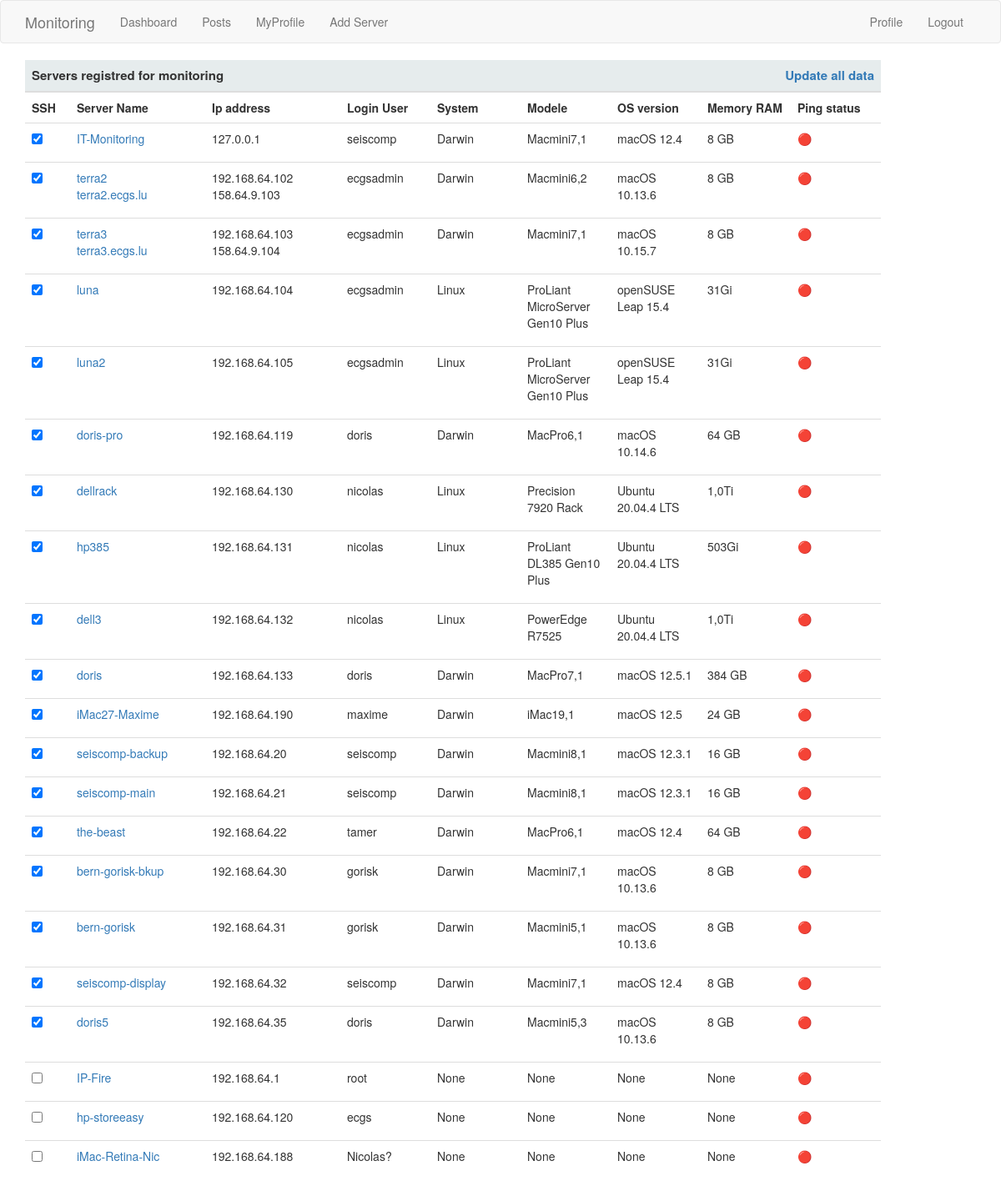
Page /dashboard (signed in) on the earlier database version.
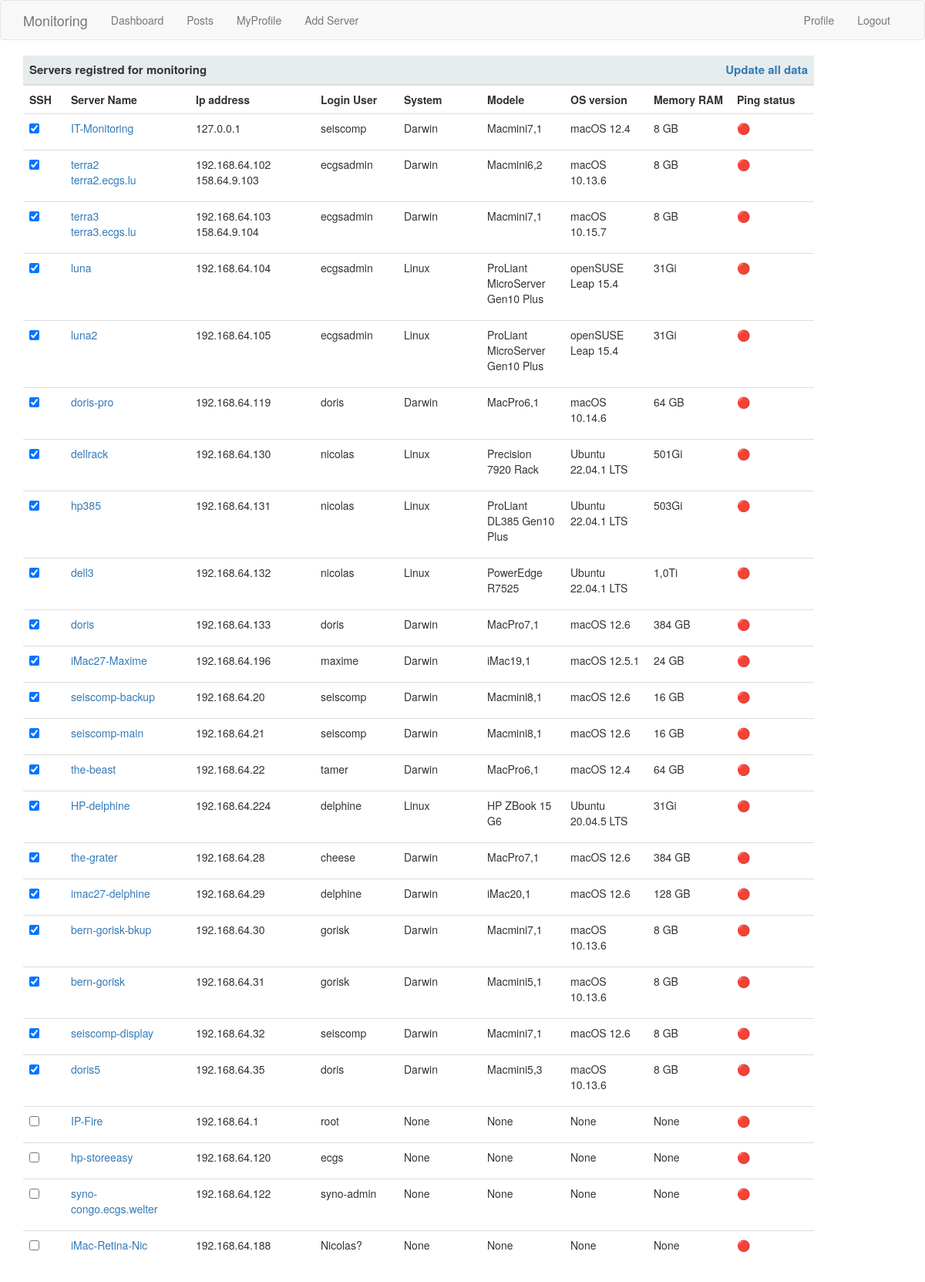
Same page on the later database version.
### webapp/models.py (models this page shows, shortened)
class Server(db.Model):
    id = db.Column(db.Integer, primary_key=True)
    address = db.Column(db.String(15), index=True, unique=True)
    name = db.Column(db.String(30), index=True)
    user = db.Column(db.String(15), index=True)
    about_me = db.Column(db.String(300))
    public_address = db.Column(db.String(15), index=True)
    public_name = db.Column(db.String(30), index=True)
    public_server = db.Column(db.Boolean, default=False, index=True)
    os = db.Column(db.String(30), index=True)
    raminfo = db.Column(db.String(30), index=True)
    modele = db.Column(db.String(30), index=True)
    cpuinfo = db.Column(db.String(30), index=True)
    system_type = db.Column(db.String(30), index=True)
    ssh_connection = db.Column(db.Boolean, default=False, index=True)
    mount_volumes = db.Column(db.Boolean, default=False, index=True)
    internal_volumes = db.Column(db.String(300), default='', index=True)
    mandatory_volumes = db.Column(db.String(300), default='', index=True)
    def deco_test_ssh(function):
        def test_ssh(self):
            if self.ping_ip():
                test = subprocess.Popen(f"ssh -o StrictHostKeyChecking=no -o PasswordAuthentication=No -l {self.user} {self.address} {'exit'}", shell=True, stdout=subprocess.PIPE, stderr=subprocess.PIPE).communicate()
                test = test[0].decode('ascii')
                if re.search('denied', str(test)):
                    return False
                else:
                    return function(self)
            else:
                return False
        return test_ssh
    def deco_unix_like(function):
        def unix_like(self):
            self.get_sysinfo()
            if (re.search('Darwin', self.system_type)) or (re.search('Linux', self.system_type)):
                return function(self)
            else:
                return False
        return unix_like
    def ping_ip(self):
        response = os.system("ping -c 1 -t 2 " + self.address)
        if response == 0:
            return True
        else:
            return False

### webapp/routes.py (the view)
@app.route('/dashboard', methods=['GET', 'POST'])
@login_required
def dashboard():
    servers = Server.query.order_by(Server.ssh_connection.desc(), Server.address).all()
    return render_template('dashboard.html', title='Dashboard', data=servers)

### webapp/models.py (called while the page is built)
@login.user_loader
def load_user(id):
    return User.query.get(int(id))

### webapp/routes.py (called while the page is built)
@app.before_request
def before_request():
    if current_user.is_authenticated:
        current_user.last_seen = datetime.utcnow()
        db.session.commit()

### webapp/templates/dashboard.html
{% extends "base.html" %}
{% block content %}
<div class="container">
        <table style="width:90%" class="table table-hover title">
                <col style="width:5%">
                <col style="width:15%">
                <col style="width:15%">
                <col style="width:10%">
                <col style="width:10%">
                <col style="width:10%">
                <col style="width:10%">
                <col style="width:10%">
                <col style="width:10%">
                <thead>
                        <tr>
                                <th colspan="9">Servers registred for monitoring
                                <a  class="align-right" href="{{ url_for('update_all_server') }}" onclick="return confirm('Do you want to update all servers ? It will take a moment!');">Update all data</a>
                                </th>
                        </tr>
                </thead>
                <tbody>
                        <tr>
                                    <th>SSH</th>
                                    <th>Server Name</th>
                                    <th>Ip address</th>
                                    <th>Login User</th>
                                    <th>System</th>
                                    <th>Modele</th>
                                    <th>OS version</th>
                                    <th>Memory RAM</th>
                                    <th>Ping status</th>
                        </tr>
                        {% for server in data %}
                                {% if server.ssh_connection %}{% set status_ssh = 'checked' %}{% else %}{% set status_ssh = 'unchecked' %}{% endif %}
                                {% set ssh_toggle = False %}
                                <tr>
                                        <td><input type="checkbox" name="ssh" {{ status_ssh }} onclick="window.location.href='{{ url_for('toggle_ssh', server=server.name) }}';">
                                        <td><p><a  href="{{ url_for('server', server=server.name) }}">{{ server.name }} {% if server.public_server %} <br>{{ server.public_name }}   {% endif %}</a></p></td>
                                        <td><p> {{ server.address }} {% if server.public_server %}  <br>{{ server.public_address }} {% endif %}</p></td>
                                        <td><p> {{ server.user }} </p></td>
                                        <td><p> {{ server.system_type }}</p></td>
                                        <td><p> {{ server.modele }}</p></td>
                                        <td><p> {{ server.os }}</p></td>
                                        <td><p> {{ server.raminfo }}</p></td>
                                        {% if server.ping_ip() %}<td> &#x1F7E2 </td>{% else %}<td> &#x1F534 </td>{% endif %}
                                 </tr>
                        {% endfor %}
                </tbody>
        </table>
</div>
{% endblock %}

Differences in the rows shown:
changed Server "dellrack": os "Ubuntu 20.04.4 LTS" → "Ubuntu 22.04.1 LTS"; raminfo "1,0Ti" → "501Gi"
changed Server "hp385": os "Ubuntu 20.04.4 LTS" → "Ubuntu 22.04.1 LTS"
changed Server "dell3": os "Ubuntu 20.04.4 LTS" → "Ubuntu 22.04.1 LTS"
changed Server (number 10 of 25 on the later page): os "macOS 12.5.1" → "macOS 12.6"
changed Server "iMac27-Maxime": address "192.168.64.190" → "192.168.64.196"; os "macOS 12.5" → "macOS 12.5.1"
changed Server "seiscomp-backup": os "macOS 12.3.1" → "macOS 12.6"
changed Server "seiscomp-main": os "macOS 12.3.1" → "macOS 12.6"
added Server: name "HP-delphine", address "192.168.64.224", user "delphine", system_type "Linux", modele "HP ZBook 15 G6", os "Ubuntu 20.04.5 LTS", raminfo "31Gi"
added Server: name "the-grater", address "192.168.64.28", user "cheese", system_type "Darwin", modele "MacPro7,1", os "macOS 12.6", raminfo "384 GB"
added Server: name "imac27-delphine", address "192.168.64.29", user "delphine", system_type "Darwin", modele "iMac20,1", os "macOS 12.6", raminfo "128 GB"
changed Server "seiscomp-display": os "macOS 12.4" → "macOS 12.6"
added Server: name "syno-congo.ecgs.welter", address "192.168.64.122", user "syno-admin", system_type "None", modele "None", os "None", raminfo "None"
